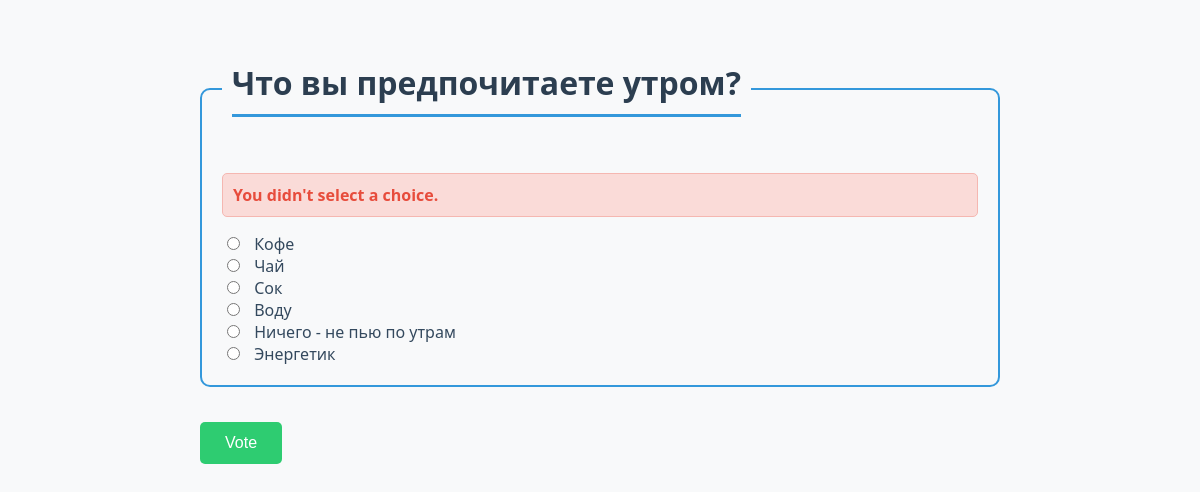
The page /polls/1/vote/ on the database its author committed.
### polls/models.py (models this page shows, shortened)
class Question(models.Model):
    question_text = models.CharField(max_length=200)
    pub_date = models.DateTimeField('date published')

class Choice(models.Model):
    question = models.ForeignKey(Question, on_delete=models.CASCADE)
    choice_text = models.CharField(max_length=200)
    votes = models.IntegerField(default=0)

### polls/views.py (the view)
# urls.py: path('<int:question_id>/vote/', views.vote, name='vote'),
def vote(request, question_id):
    question = get_object_or_404(Question, pk=question_id)
    try:
        selected_choice = question.choice_set.get(pk=request.POST['choice'])
    except (KeyError, Choice.DoesNotExist):
        return render(request, 'polls/detail.html', {
            'question': question,
            'error_message': "You didn't select a choice.",
        })
    else:
        selected_choice.votes = F('votes') + 1
        selected_choice.save()
        return HttpResponseRedirect(reverse('polls:results', args=(question.id,)))

### polls/templates/polls/detail.html (shortened to what this page needs)
{% load static %}
<!DOCTYPE html>
<html lang="en">
<head>
    <link rel="stylesheet" type="text/css" href="{% static 'polls/style.css' %}">
</head>
<body>
    <form action="{% url 'polls:vote' question.id %}" method="post">
    <fieldset>
        <legend><h1>{{ question.question_text }}</h1></legend>
        {% if error_message %}
            <p class="error"><strong>{{ error_message }}</strong></p>
        {% endif %}
        {% for choice in question.choice_set.all %}
            <input type="radio" name="choice" id="choice{{ forloop.counter }}" value="{{ choice.id }}">
            <label for="choice{{ forloop.counter }}">{{ choice.choice_text }}</label><br>
        {% endfor %}
    </fieldset>
    <input type="submit" value="Vote">
    </form>
</body>
</html>

### polls/static/polls/style.css (style rules this page uses)
body { background: white url("images/background.gif") no-repeat right bottom; font-family: 'Segoe UI', Tahoma, Geneva, Verdana, sans-serif; margin: 20px; padding: 20px; max-width: 800px; margin: 0 auto; background-color: #f8f9fa; }
h1 { color: #2c3e50; border-bottom: 3px solid #3498db; padding-bottom: 10px; margin-bottom: 20px; }
fieldset { border: 2px solid #3498db; border-radius: 10px; padding: 20px; margin: 20px 0; }
legend { color: #2c3e50; font-weight: bold; padding: 0 10px; }
input[type="radio"] { margin-right: 10px; }
label { color: #34495e; font-size: 16px; cursor: pointer; }
input[type="submit"] { background-color: #2ecc71; color: white; border: none; padding: 12px 25px; font-size: 16px; border-radius: 5px; cursor: pointer; transition: background-color 0.3s; margin-top: 15px; }
.error { color: #e74c3c; background-color: #fadbd8; padding: 10px; border-radius: 5px; border: 1px solid #f5b7b1; }

### rows shown on the page
Question: question_text "Что вы предпочитаете утром?"
Choice: choice_text "Кофе"
Choice: choice_text "Чай"
Choice: choice_text "Сок"
Choice: choice_text "Воду"
Choice: choice_text "Ничего - не пью по утрам"
Choice: choice_text "Энергетик"

### other values the page prints
{{ error_message }} "You didn't select a choice."
